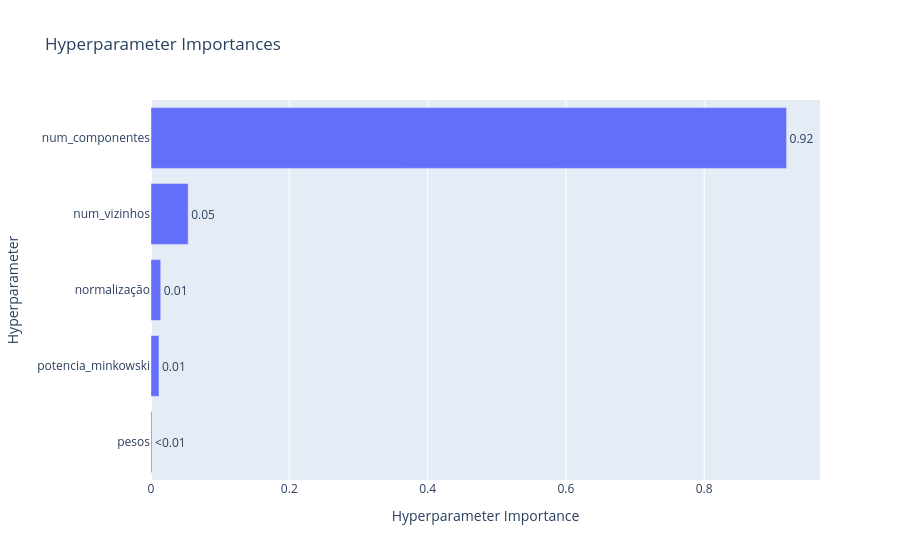

This figure's notebook cell:
### Markdown cell above
O gráfico do histórico acima mostra que a busca convergiu de forma rápida, onde o melhor RMSE médio passou de cerca de $19.3\ K$ nas primeiras tentativas para $18.94\ K$ na tentativa $33$ e chegou a $18.92\ K$ na tentativa $79$. As primeiras tentativas, em que o optuna ainda explora o espaço de busca sem conhecer os melhores hiperparâmetros, foram mais dispersas (até cerca de $25.7\ K$), enquanto a maior parte das seguintes se concentrou entre $19.0$ e $19.5\ K$. A diferença entre a melhor tentativa e as demais tentativas da região boa é de poucos décimos de kelvin, menor que a variação do RMSE entre folds observada no baseline (cerca de $1\ K$). Portanto, várias combinações são praticamente equivalentes, e não se deve atribuir significado especial aos valores exatos escolhidos.

### Code cell
vis.plot_param_importances(objeto_de_estudo)

### Figure 1 — Plotly figure (JSON) as saved in the notebook; plotly's stock layout.template omitted (floating-point values rounded to 4 significant figures)
{"data": [{"cliponaxis": false, "hovertemplate": ["pesos (CategoricalDistribution): 0.001477050767811154<extra></extra>", "potencia_minkowski (CategoricalDistribution): 0.011579063248319482<extra></extra>", "normalização (CategoricalDistribution): 0.014078437651093059<extra></extra>", "num_vizinhos (IntDistribution): 0.05376756383861839<extra></extra>", "num_componentes (IntDistribution): 0.9190978844941579<extra></extra>"], "name": "Objective Value", "orientation": "h", "text": ["<0.01", "0.01", "0.01", "0.05", "0.92"], "textposition": "outside", "type": "bar", "x": [0.001477, 0.01158, 0.01408, 0.05377, 0.9191], "y": ["pesos", "potencia_minkowski", "normalização", "num_vizinhos", "num_componentes"]}], "layout": {"title": {"text": "Hyperparameter Importances"}, "xaxis": {"title": {"text": "Hyperparameter Importance"}}, "yaxis": {"title": {"text": "Hyperparameter"}}}}
